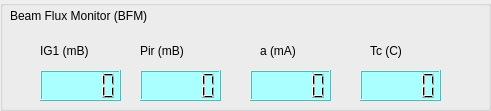
     <widget class="QGroupBox" name="groupBox_7">
      <property name="geometry">
       <rect>
        <x>590</x>
        <y>20</y>
        <width>491</width>
        <height>111</height>
       </rect>
      </property>
      <property name="title">
       <string/>
      </property>
      <widget class="QLabel" name="label_207">
       <property name="geometry">
        <rect>
         <x>10</x>
         <y>0</y>
         <width>241</width>
         <height>31</height>
        </rect>
       </property>
       <property name="styleSheet">
        <string notr="true">font: 12pt &quot;MS Shell Dlg 2&quot;;</string>
       </property>
       <property name="text">
        <string>Beam Flux Monitor (BFM)</string>
       </property>
      </widget>
      <widget class="QLCDNumber" name="lcdNumber_70">
       <property name="geometry">
        <rect>
         <x>40</x>
         <y>70</y>
         <width>81</width>
         <height>31</height>
        </rect>
       </property>
       <property name="styleSheet">
        <string notr="true">background-color: rgb(170, 255, 255);</string>
       </property>
      </widget>
      <widget class="QLabel" name="label_37">
       <property name="geometry">
        <rect>
         <x>40</x>
         <y>40</y>
         <width>91</width>
         <height>21</height>
        </rect>
       </property>
       <property name="styleSheet">
        <string notr="true">font: 12pt &quot;MS Shell Dlg 2&quot;;</string>
       </property>
       <property name="text">
        <string>IG1 (mB)</string>
       </property>
      </widget>
      <widget class="QLabel" name="label_208">
       <property name="geometry">
        <rect>
         <x>140</x>
         <y>40</y>
         <width>81</width>
         <height>21</height>
        </rect>
       </property>
       <property name="styleSheet">
        <string notr="true">font: 12pt &quot;MS Shell Dlg 2&quot;;</string>
       </property>
       <property name="text">
        <string>Pir (mB)</string>
       </property>
      </widget>
      <widget class="QLCDNumber" name="lcdNumber_71">
       <property name="geometry">
        <rect>
         <x>140</x>
         <y>70</y>
         <width>81</width>
         <height>31</height>
        </rect>
       </property>
       <property name="styleSheet">
        <string notr="true">background-color: rgb(170, 255, 255);</string>
       </property>
      </widget>
      <widget class="QLabel" name="label_209">
       <property name="geometry">
        <rect>
         <x>260</x>
         <y>40</y>
         <width>71</width>
         <height>21</height>
        </rect>
       </property>
       <property name="styleSheet">
        <string notr="true">font: 12pt &quot;MS Shell Dlg 2&quot;;</string>
       </property>
       <property name="text">
        <string>a (mA)</string>
       </property>
      </widget>
      <widget class="QLabel" name="label_210">
       <property name="geometry">
        <rect>
         <x>370</x>
         <y>40</y>
         <width>61</width>
         <height>21</height>
        </rect>
       </property>
       <property name="styleSheet">
        <string notr="true">font: 12pt &quot;MS Shell Dlg 2&quot;;</string>
       </property>
       <property name="text">
        <string>Tc (C)</string>
       </property>
      </widget>
      <widget class="QLCDNumber" name="lcdNumber_72">
       <property name="geometry">
        <rect>
         <x>250</x>
         <y>70</y>
         <width>81</width>
         <height>31</height>
        </rect>
       </property>
       <property name="styleSheet">
        <string notr="true">background-color: rgb(170, 255, 255);</string>
       </property>
      </widget>
      <widget class="QLCDNumber" name="lcdNumber_73">
       <property name="geometry">
        <rect>
         <x>360</x>
         <y>70</y>
         <width>81</width>
         <height>31</height>
        </rect>
       </property>
       <property name="styleSheet">
        <string notr="true">background-color: rgb(170, 255, 255);</string>
       </property>
      </widget>
     </widget>
